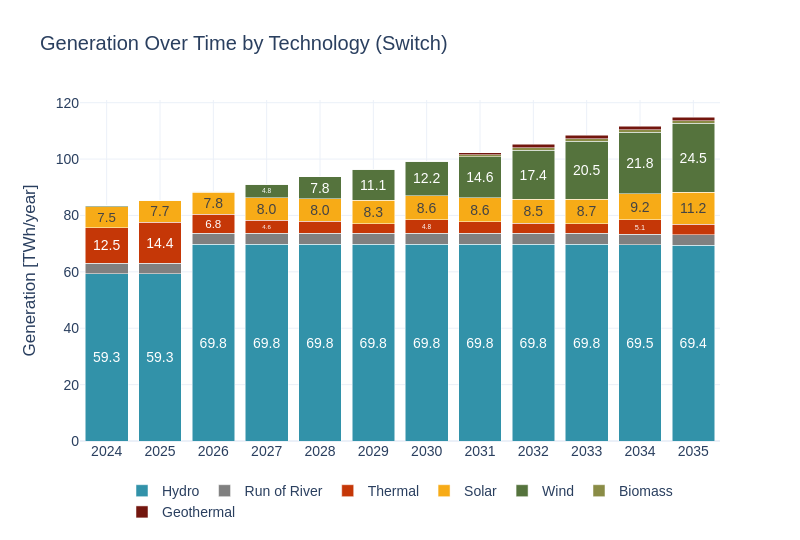

The notebook cell saved with this chart:
### Code cell
# Transform data
sce_sw = pd.read_csv(model_outputs_path+'/dispatch.csv')
sce_sw['year'] = sce_sw['timestamp'].str[:4]
sce_sw['Energy_TWh_typical_yr'] = sce_sw['Energy_GWh_typical_yr'] / 1000
sce_sw.rename(columns={'gen_tech': 'Tech'}, inplace=True)
sce_sw = sce_sw[sce_sw['timestamp'].str.contains('^'+str(years[0])) == False]
# Plot
sw.scenarios.dispatched_generation(sce_sw, 'Generation', 'TWh', 'year', 'Energy_TWh_typical_yr', 'Tech', scenario_name, 'Switch', 4.6)
#sce_sw = sce_sw[['generation_project','year','Energy_TWh_typical_yr','Tech']]
#sce_sw.to_csv('./12_switch.csv')

### Figure 1 — Plotly figure (JSON) as saved in the notebook; plotly's stock layout.template omitted (floating-point values rounded to 4 significant figures)
{"data": [{"alignmentgroup": "True", "hovertemplate": "Tech=Hydro<br>Year=%{x}<br>Dispatched Generation (MW)=%{y}<br>text=%{text}<extra></extra>", "insidetextanchor": "middle", "legendgroup": "Hydro", "marker": {"color": "#3292A9", "pattern": {"shape": ""}}, "name": "Hydro", "offsetgroup": "Hydro", "orientation": "v", "showlegend": true, "text": ["59.26", "59.26", "69.77", "69.77", "69.77", "69.77", "69.77", "69.77", "69.77", "69.77", "69.55", "69.42"], "textangle": 0, "textposition": "inside", "texttemplate": "%{text:.1f}", "type": "bar", "x": ["2024", "2025", "2026", "2027", "2028", "2029", "2030", "2031", "2032", "2033", "2034", "2035"], "xaxis": "x", "y": [59.26, 59.26, 69.77, 69.77, 69.77, 69.77, 69.77, 69.77, 69.77, 69.77, 69.55, 69.42], "yaxis": "y"}, {"alignmentgroup": "True", "hovertemplate": "Tech=Run of River<br>Year=%{x}<br>Dispatched Generation (MW)=%{y}<br>text=%{text}<extra></extra>", "insidetextanchor": "middle", "legendgroup": "Run of River", "marker": {"color": "#808080", "pattern": {"shape": ""}}, "name": "Run of River", "offsetgroup": "Run of River", "orientation": "v", "showlegend": true, "text": ["", "", "", "", "", "", "", "", "", "", "", ""], "textangle": 0, "textposition": "inside", "texttemplate": "%{text:.1f}", "type": "bar", "x": ["2024", "2025", "2026", "2027", "2028", "2029", "2030", "2031", "2032", "2033", "2034", "2035"], "xaxis": "x", "y": [3.867, 3.867, 3.867, 3.867, 3.867, 3.867, 3.867, 3.867, 3.867, 3.867, 3.84, 3.818], "yaxis": "y"}, {"alignmentgroup": "True", "hovertemplate": "Tech=Thermal<br>Year=%{x}<br>Dispatched Generation (MW)=%{y}<br>text=%{text}<extra></extra>", "insidetextanchor": "middle", "legendgroup": "Thermal", "marker": {"color": "#C53707", "pattern": {"shape": ""}}, "name": "Thermal", "offsetgroup": "Thermal", "orientation": "v", "showlegend": true, "text": ["12.51", "14.41", "6.83", "4.61", "", "", "4.77", "", "", "", "5.10", ""], "textangle": 0, "textposition": "inside", "texttemplate": "%{text:.1f}", "type": "bar", "x": ["2024", "2025", "2026", "2027", "2028", "2029", "2030", "2031", "2032", "2033", "2034", "2035"], "xaxis": "x", "y": [12.51, 14.41, 6.83, 4.609, 4.267, 3.385, 4.767, 4.088, 3.589, 3.474, 5.105, 3.718], "yaxis": "y"}, {"alignmentgroup": "True", "hovertemplate": "Tech=Solar<br>Year=%{x}<br>Dispatched Generation (MW)=%{y}<br>text=%{text}<extra></extra>", "insidetextanchor": "middle", "legendgroup": "Solar", "marker": {"color": "#F7AB17", "pattern": {"shape": ""}}, "name": "Solar", "offsetgroup": "Solar", "orientation": "v", "showlegend": true, "text": ["7.51", "7.72", "7.84", "7.98", "8.03", "8.34", "8.63", "8.62", "8.54", "8.69", "9.17", "11.24"], "textangle": 0, "textposition": "inside", "texttemplate": "%{text:.1f}", "type": "bar", "x": ["2024", "2025", "2026", "2027", "2028", "2029", "2030", "2031", "2032", "2033", "2034", "2035"], "xaxis": "x", "y": [7.512, 7.717, 7.836, 7.978, 8.03, 8.342, 8.629, 8.62, 8.541, 8.688, 9.165, 11.24], "yaxis": "y"}, {"alignmentgroup": "True", "hovertemplate": "Tech=Wind<br>Year=%{x}<br>Dispatched Generation (MW)=%{y}<br>text=%{text}<extra></extra>", "insidetextanchor": "middle", "legendgroup": "Wind", "marker": {"color": "#55733D", "pattern": {"shape": ""}}, "name": "Wind", "offsetgroup": "Wind", "orientation": "v", "showlegend": true, "text": ["", "", "", "4.83", "7.76", "11.07", "12.24", "14.56", "17.35", "20.48", "21.82", "24.52"], "textangle": 0, "textposition": "inside", "texttemplate": "%{text:.1f}", "type": "bar", "x": ["2024", "2025", "2026", "2027", "2028", "2029", "2030", "2031", "2032", "2033", "2034", "2035"], "xaxis": "x", "y": [0.2143, 0.2143, 0.2143, 4.829, 7.76, 11.07, 12.24, 14.56, 17.35, 20.48, 21.82, 24.52], "yaxis": "y"}, {"alignmentgroup": "True", "hovertemplate": "Tech=Biomass<br>Year=%{x}<br>Dispatched Generation (MW)=%{y}<br>text=%{text}<extra></extra>", "insidetextanchor": "middle", "legendgroup": "Biomass", "marker": {"color": "#8A8C46", "pattern": {"shape": ""}}, "name": "Biomass", "offsetgroup": "Biomass", "orientation": "v", "showlegend": true, "text": ["", "", "", "", "", "", "", "", "", "", "", ""], "textangle": 0, "textposition": "inside", "texttemplate": "%{text:.1f}", "type": "bar", "x": ["2024", "2025", "2026", "2027", "2028", "2029", "2030", "2031", "2032", "2033", "2034", "2035"], "xaxis": "x", "y": [8.95e-10, 8.754e-10, 4.416e-10, 5.476e-10, 6.804e-10, 8.772e-10, 2.231e-09, 0.6285, 0.8618, 0.8618, 0.876, 0.876], "yaxis": "y"}, {"alignmentgroup": "True", "hovertemplate": "Tech=Geothermal<br>Year=%{x}<br>Dispatched Generation (MW)=%{y}<br>text=%{text}<extra></extra>", "insidetextanchor": "middle", "legendgroup": "Geothermal", "marker": {"color": "#73160E", "pattern": {"shape": ""}}, "name": "Geothermal", "offsetgroup": "Geothermal", "orientation": "v", "showlegend": true, "text": ["", "", "", "", "", "", "", "", "", "", "", ""], "textangle": 0, "textposition": "inside", "texttemplate": "%{text:.1f}", "type": "bar", "x": ["2024", "2025", "2026", "2027", "2028", "2029", "2030", "2031", "2032", "2033", "2034", "2035"], "xaxis": "x", "y": [8.95e-10, 8.754e-10, 4.416e-10, 5.476e-10, 6.805e-10, 8.773e-10, 2.232e-09, 0.6491, 1.278, 1.278, 1.314, 1.314], "yaxis": "y"}], "layout": {"barmode": "stack", "font": {"family": "Arial", "size": 14}, "height": 540, "legend": {"orientation": "h", "title": {}, "tracegroupgap": 0, "x": 0.5, "xanchor": "center", "y": -0.1}, "title": {"text": "Generation Over Time by Technology (Switch)"}, "width": 800, "xaxis": {"anchor": "y", "domain": [0, 1], "showgrid": true, "tickangle": 0, "tickfont": {"family": "Arial", "size": 14}, "tickvals": ["2024", "2025", "2026", "2027", "2028", "2029", "2030", "2031", "2032", "2033", "2034", "2035"], "title": {"text": ""}}, "yaxis": {"anchor": "x", "domain": [0, 1], "title": {"text": "Generation [TWh/year]"}}}}
